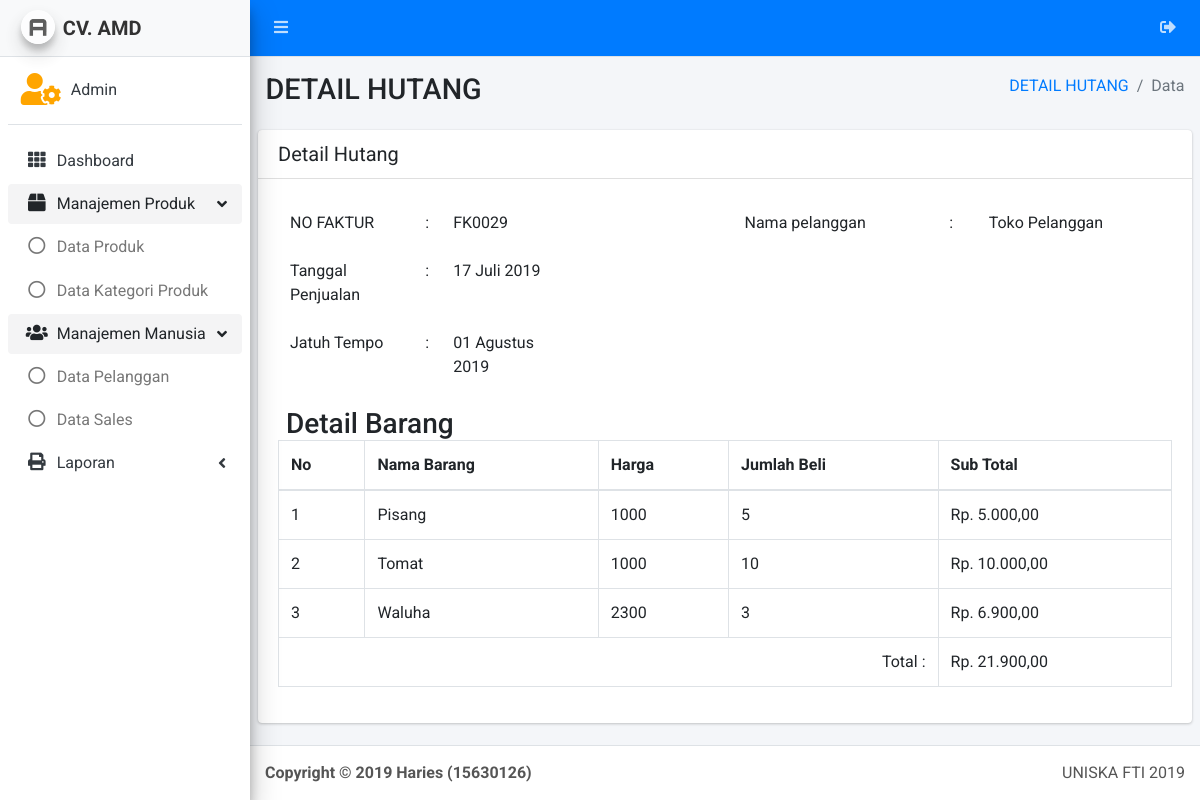
The page /admin/detail_faktur.php?id_fak=29 (signed in) on the database its author committed.
### tables this page shows
CREATE TABLE `about` (
  `id` int(11) NOT NULL,
  `nama` varchar(180) NOT NULL,
  `alias` varchar(180) NOT NULL,
  `alamat` varchar(180) NOT NULL,
  `telpon` varchar(180) NOT NULL,
  `email` varchar(180) NOT NULL,
  `tanda_tangan` varchar(180) NOT NULL,
  `nama_ttd` varchar(180) NOT NULL,
  `no_peg` varchar(180) NOT NULL,
  `moto` varchar(180) NOT NULL
);

CREATE TABLE `penjualan` (
  `id` int(11) NOT NULL,
  `tanggal_penjualan` varchar(180) NOT NULL,
  `id_pelanggan_profile` int(11) NOT NULL,
  `utang` int(11) NOT NULL,
  `jatuh_tempo` varchar(180) NOT NULL,
  `diskon` int(11) NOT NULL,
  `status` varchar(40) DEFAULT 'keranjang',
  `bukti_bayar` varchar(180) DEFAULT NULL
);

CREATE TABLE `pelanggan_profile` (
  `id` int(11) NOT NULL,
  `id_pelanggan` int(11) NOT NULL,
  `nama_pelanggan` varchar(180) NOT NULL,
  `no_telpon` varchar(14) NOT NULL,
  `alamat` text NOT NULL,
  `created_at` varchar(180) NOT NULL
);

CREATE TABLE `produk_record` (
  `id` int(11) NOT NULL,
  `id_penjualan` int(11) NOT NULL,
  `id_produk` int(11) NOT NULL,
  `jumlah` int(11) DEFAULT NULL
);

CREATE TABLE `produk` (
  `id` int(11) NOT NULL,
  `nama_produk` varchar(180) NOT NULL,
  `harga_produk` int(11) NOT NULL,
  `foto_utama` varchar(180) NOT NULL,
  `stok` int(11) NOT NULL
);

### about.php (called while the page is built, shortened)
<?php
$sql = "SELECT * FROM about WHERE id = '1'";
$result = $conn->query($sql);
$row = mysqli_fetch_assoc($result);
$alias = $row['alias'];
?>

### admin/admin_job/auth_admin.php (called while the page is built, shortened)
<?php
$nama_sales = null;
?>

### library.php (called while the page is built, shortened)
<?php
    function tgl_indo($date)
    {
        $bulan = ['Januari', 'Februari', 'Maret', 'April', 'Mei', 'Juni', 'Juli', 'Agustus', 'September', 'Oktober', 'November', 'Desember'];
        $dt = explode("-", $date);
        $str = ltrim($dt[1], '0');
        return $dt[2] . ' ' . $bulan[$str - 1] . ' ' . $dt[0];
    }
    function duit($duit){
        $rupiah = 'Rp. '.number_format($duit,2,',','.');
        return $rupiah;
    }
?>

### admin/detail_faktur.php (the view, shortened to what this page needs)
<?php
include('core/header.php');
include('core/sidebar.php');
$id_u = $_GET['id_fak'];
$piutang = $conn->query("SELECT p.*, pp.nama_pelanggan FROM penjualan p
                         INNER JOIN pelanggan_profile pp on p.id_pelanggan_profile = pp.id
                         WHERE p.id='$id_u'");
$row = mysqli_fetch_assoc($piutang);
$record = $conn->query("SELECT pr.*,p.nama_produk,p.harga_produk FROM produk_record pr
                        INNER JOIN produk p on pr.id_produk = p.id
                        WHERE id_penjualan='$id_u'");
?>
  <div class="content-wrapper">
    <section class="content-header">
      <div class="container-fluid">
        <div class="row mb-2">
          <div class="col-sm-6">
            <h1>DETAIL HUTANG</h1>
          </div>
          <div class="col-sm-6">
            <ol class="breadcrumb float-sm-right">
              <li class="breadcrumb-item"><a href="index_piutang.php">DETAIL HUTANG</a></li>
              <li class="breadcrumb-item active">Data</li>
            </ol>
          </div>
        </div>
      </div>
    </section>
    <section class="content">
      <div class="row">
        <div class="col-12">
          <div class="card">
            <div class="card-header">
              <h3 class="card-title">Detail Hutang</h3>
            </div>
            <div class="card-body">
            <div class="row justify-content-between">
              <div class="col-4">
                <table class="table borderless">
                  <tr>
                    <td>NO FAKTUR</td>
                    <td>:</td>
                    <td><?php echo 'FK'.str_pad($row['id'],4,'0',STR_PAD_LEFT); ?></td>
                  </tr>
                  <tr>
                    <td>Tanggal Penjualan</td>
                    <td>:</td>
                    <td><?php echo tgl_indo($row['tanggal_penjualan']) ?></td>
                  </tr>
                  <tr>
                    <td>Jatuh Tempo</td>
                    <td>:</td>
                    <td><?php echo tgl_indo($row['jatuh_tempo']) ?></td>
                  </tr>
                </table>
              </div>
              <div class="col-6">
                <table class="table borderless">
                  <tr>
                    <td>Nama pelanggan</td>
                    <td>:</td>
                    <td><?php echo $row['nama_pelanggan'] ?></td>
                  </tr>
                </table>
              </div>
              <div class="col-12">
                <h3 class="card-text pl-2">Detail Barang</h3>
              </div>
              <div class="col-12">
                <table class="table table-bordered">
                  <thead>
                    <tr>
                      <th>No</th>
                      <th>Nama Barang</th>
                      <th>Harga</th>
                      <th>Jumlah Beli</th>
                      <th>Sub Total</th>
                    </tr>
                  </thead>
                  <tbody>
                  <?php
                  $no = 1;
                  $total = 0;
                  while($pr = mysqli_fetch_assoc($record)) { ?>
                    <tr>
                      <td><?php echo $no ?></td>
                      <td><?php echo $pr['nama_produk'] ?></td>
                      <td><?php echo $pr['harga_produk'] ?></td>
                      <td><?php echo $pr['jumlah'] ?></td>
                      <td><?php echo duit($pr['harga_produk']*$pr['jumlah']) ?></td>
                    </tr>
                  <?php $no++; $total+=$pr['harga_produk']*$pr['jumlah']; } ?>
                  </tbody>
                  <tfoot>
                    <tr>
                      <td colspan="4" class="text-right">Total :</td>
                      <td><?php echo duit($total) ?></td>
                    </tr>
                  </tfoot>
                </table>
              </div>
            </div>
            </div>
          </div>
        </div>
      </div>
    </section>
  </div>
<?php
include('core/footer.php');
?>

### admin/core/sidebar.php (shortened to what this page needs)
<?php
  function active($currect_page){
    $url_array =  explode('/', $_SERVER['REQUEST_URI']) ;
    $url = end($url_array);
    $arr_url = explode('?', $url);
    $cek_url = $arr_url[0];
    if($currect_page == $cek_url){
        echo 'active';
    }
  }
  function open($currect_page){
    $url_array =  explode('/', $_SERVER['REQUEST_URI']) ;
    $url = end($url_array);
    $arr_url = explode('?', $url);
    $cek_url = $arr_url[0];
    if($currect_page == $cek_url){
        echo 'menu-open';
    }
  }
  $cekSales = $nama_sales;
?>
  <aside class="main-sidebar sidebar-light-primary elevation-4">
    <a href="/admin" class="brand-link navbar-light">
      <img src="lte/dist/img/AdminLTELogo.png" alt="AdminLTE Logo" class="brand-image img-circle elevation-3"
           style="opacity: .8">
      <span class="brand-text font-weight-bold"><?php echo $alias ?></span>
    </a>
    <div class="sidebar">
      <div class="user-panel mt-3 pb-3 mb-3 d-flex">
        <div class="image">
          <i class="fas <?php echo $nama_sales ? 'fa-user' : 'fa-user-cog' ?> fa-2x" style="color:orange;"></i>
        </div>
        <div class="info">
          <a href="#" class="d-block"><?php echo $nama_sales ? $nama_sales : 'Admin' ?></a>
        </div>
      </div>
      <nav class="mt-2">
        <ul class="nav nav-pills nav-sidebar flex-column" data-widget="treeview" role="menu" data-accordion="false">
          <li class="nav-item">
            <a href="index.php" class="nav-link <?php active('index.php');?>">
              <i class="nav-icon fas fa-th"></i>
              <p>
                Dashboard
              </p>
            </a>
          </li>
          <?php if(!$cekSales) { ?>
          <li class="nav-item has-treeview menu-open">
            <a href="#" class="nav-link <?php active('index_produk.php');?> <?php active('index_kategori_produk.php');?>">
              <i class="nav-icon fas fa-box"></i>
              <p>
                Manajemen Produk
                <i class="right fas fa-angle-left"></i>
              </p>
            </a>
            <ul class="nav nav-treeview">
              <li class="nav-item">
                <a href="index_produk.php" class="nav-link <?php active('index_produk.php');?>">
                  <i class="far fa-circle nav-icon"></i>
                  <p>Data Produk</p>
                </a>
              </li>
              <li class="nav-item">
                <a href="index_kategori_produk.php" class="nav-link <?php active('index_kategori_produk.php');?>">
                  <i class="far fa-circle nav-icon"></i>
                  <p>Data Kategori Produk</p>
                </a>
              </li>
            </ul>
          </li>
          <li class="nav-item has-treeview menu-open">
            <a href="#" class="nav-link <?php active('index_sales.php'); active('index_pelanggan.php');?>">
              <i class="nav-icon fas fa-users"></i>
              <p>
                Manajemen Manusia
                <i class="right fas fa-angle-left"></i>
              </p>
            </a>
            <ul class="nav nav-treeview">
              <li class="nav-item">
                <a href="index_pelanggan.php" class="nav-link <?php active('index_pelanggan.php');?>">
                  <i class="far fa-circle nav-icon"></i>
                  <p>Data Pelanggan</p>
                </a>
              </li>
              <li class="nav-item">
                <a href="index_sales.php" class="nav-link <?php active('index_sales.php');?>">
                  <i class="far fa-circle nav-icon"></i>
                  <p>Data Sales</p>
                </a>
              </li>
            </ul>
          </li>
          <li class="nav-item has-treeview ">
            <a href="#" class="nav-link ">
              <i class="nav-icon fas fa-print"></i>
              <p>
                Laporan
                <i class="right fas fa-angle-left"></i>
              </p>
            </a>
          </li>
          <?php } ?>
        </ul>
      </nav>
    </div>
  </aside>

### admin/core/css/my.css (style rules this page uses)
.borderless td, .borderless th { border: none; }

### rows shown on the page
about: alias "CV. AMD"
penjualan: id "0029", tanggal_penjualan "17 Juli 2019", jatuh_tempo "01 Agustus 2019", id_pelanggan_profile.nama_pelanggan "Toko Pelanggan"
produk_record: id_produk.nama_produk "Pisang", id_produk.harga_produk "1000", jumlah "5", duit($pr['harga_produk']*$pr['jumlah']) "Rp. 5.000,00"
produk_record: id_produk.nama_produk "Tomat", id_produk.harga_produk "1000", jumlah "10", duit($pr['harga_produk']*$pr['jumlah']) "Rp. 10.000,00"
produk_record: id_produk.nama_produk "Waluha", id_produk.harga_produk "2300", jumlah "3", duit($pr['harga_produk']*$pr['jumlah']) "Rp. 6.900,00"

### other values the page prints
duit($total) "Rp. 21.900,00"
